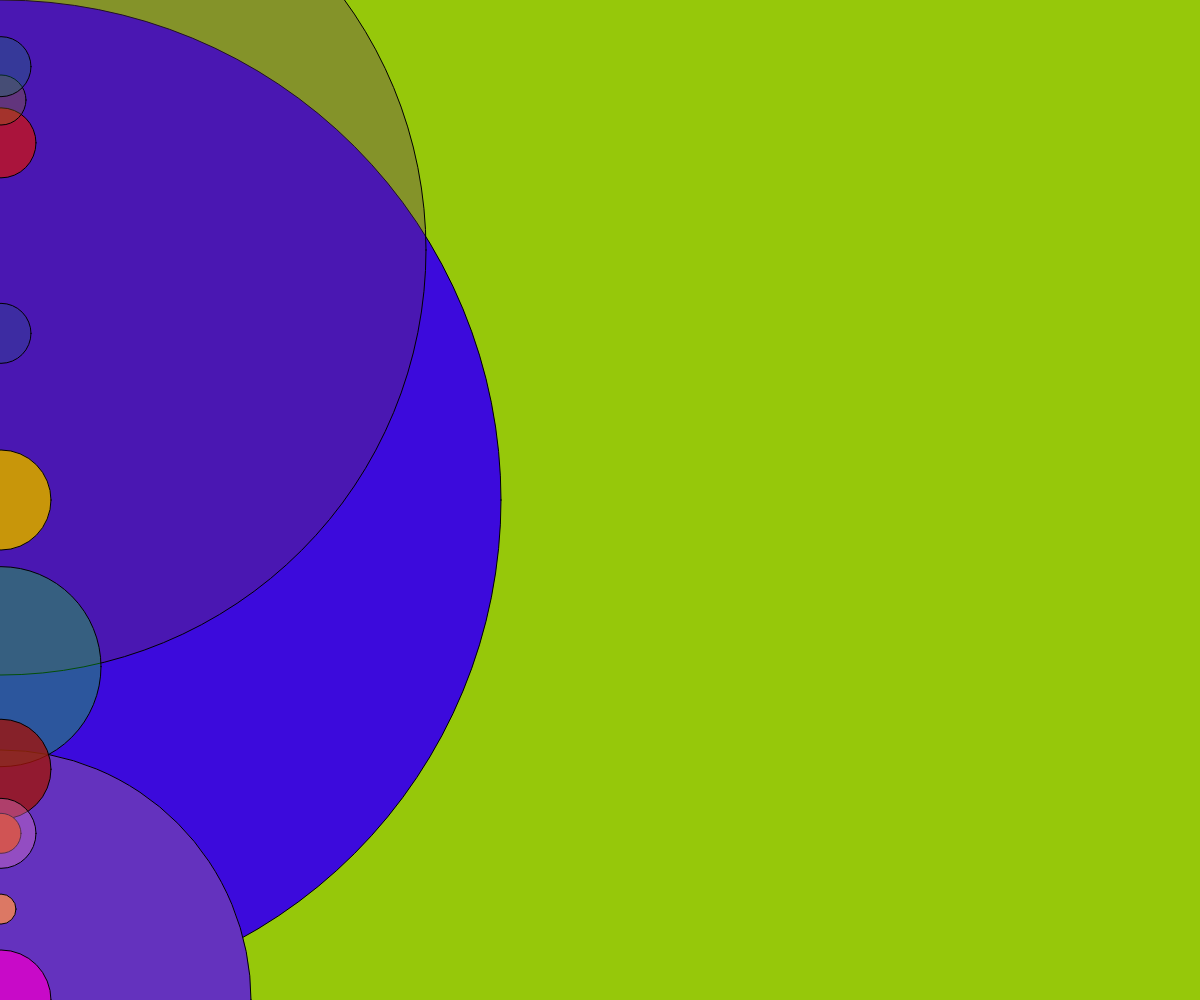
Frame 1 (no input)
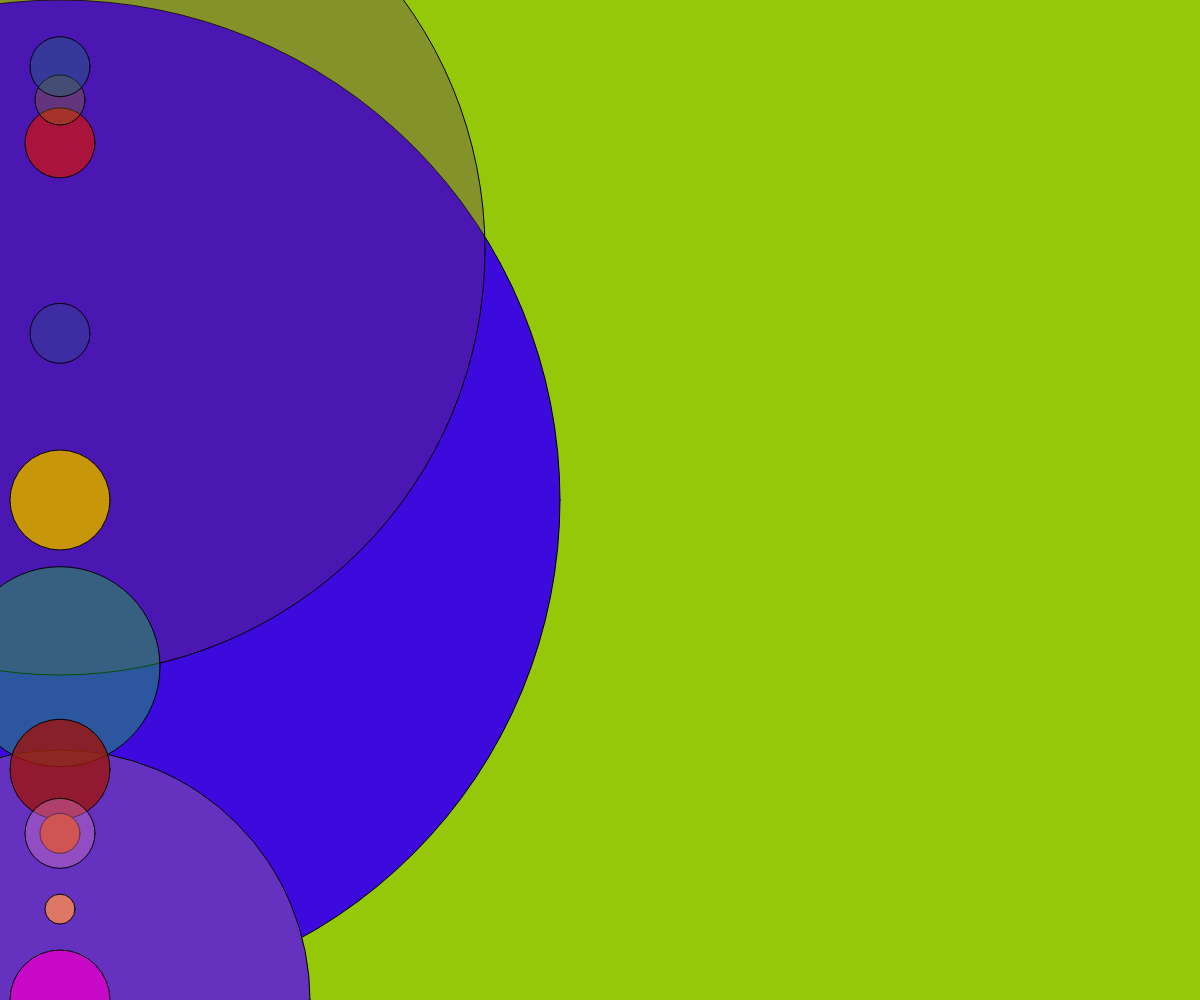
Frame 60 (no input)
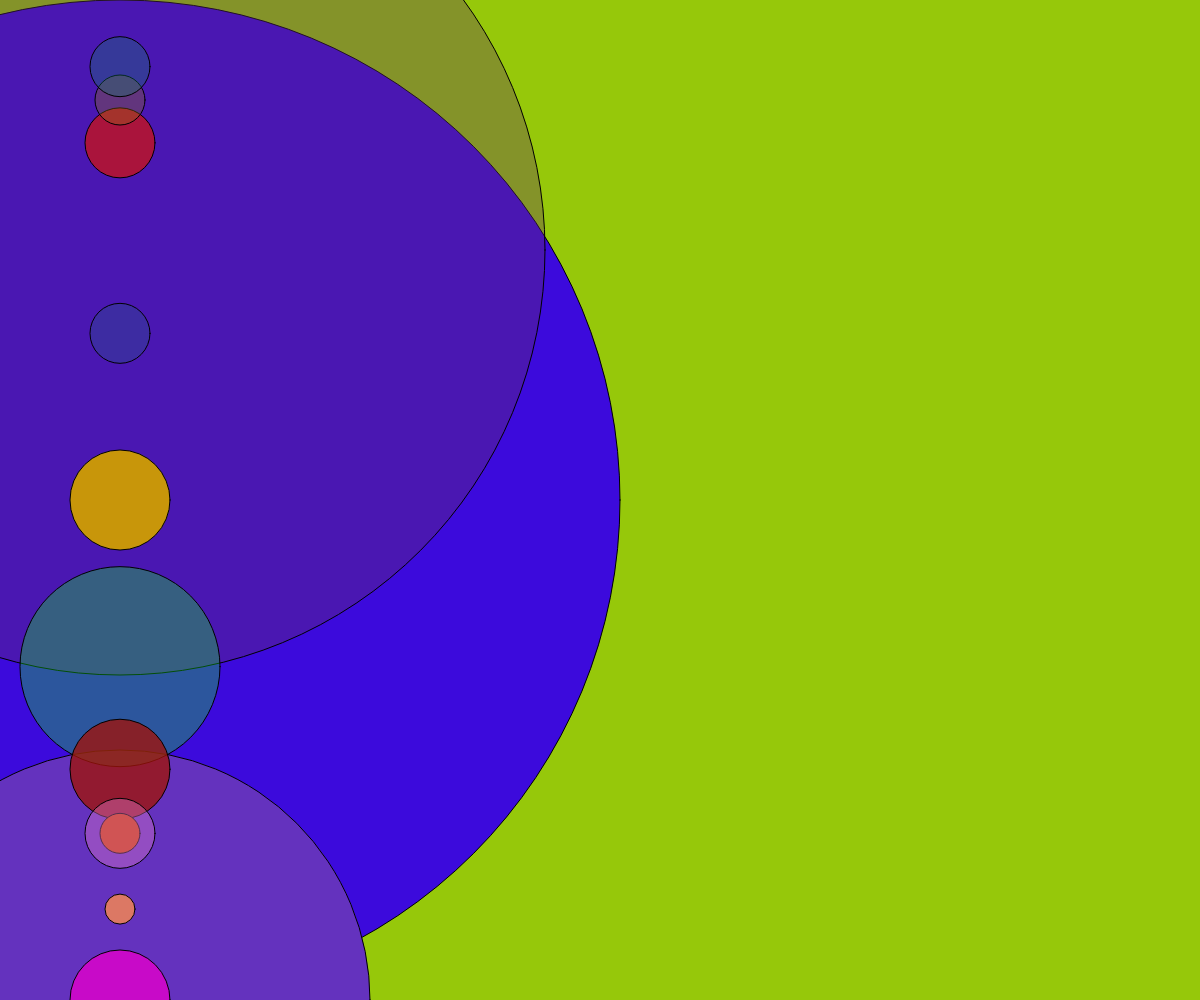
Frame 120 (the mouse pressed at the canvas centre since frame 60)

The p5.js sketch that drew these frames (run headless with seeded random() and noise() and a simulated clock; from frame 60 on, the mouse is pressed at the canvas centre):

// p5.js sketch
// ── sketch.js
function setup() {
  createCanvas(windowWidth, windowHeight);
  
  colBG = color(150,200,10);
  colFill = color(200,150,10);
}

function changeBG(){
  if(Loop()) {
    colBG = color(random(255),random(255),random(255));
    colFill = color(random(255),random(255),random(255));
  }
}

function draw() {
  background(colBG);

  fill(60,10,220,600);
  ellipse(frameCount % width, height / 2, 1000);
  fill(100,50,100,90);
  ellipse(frameCount % width, height / 4, 850);
  fill(100,50,190);
  ellipse(frameCount % width, height / 1, 500);
  fill(colFill);
  ellipse(frameCount % width, height / 2, 100);
  fill(170,20,60);
  ellipse(frameCount % width, height / 7, 70);
  fill(150,120,10,80);
  ellipse(frameCount % width, height / 10, 50);
  fill(10,130,100,80);
  ellipse(frameCount % width, height / 15, 60);
  fill(10,130,100,50);
  ellipse(frameCount % width, height / 3, 60);
  fill(10,250,20,80);
  ellipse(frameCount % width, height / 1.5, 200);
  fill(160,20,10,200);
  ellipse(frameCount % width, height / 1.3, 100);
  fill(200,60,10,900);
  ellipse(frameCount % width, height / 1.2, 40);
  fill(220,120,200,100);
  ellipse(frameCount % width, height / 1.2, 70);
  fill(220,120,100,500);
  ellipse(frameCount % width, height / 1.1, 30);
  fill(200,10,200,1000);
  ellipse(frameCount % width, height / 1, 100);
}
